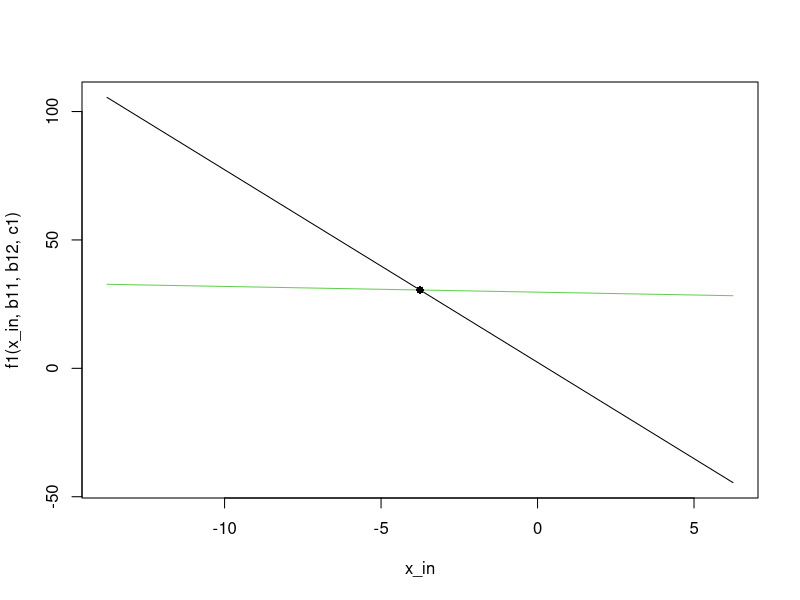

The R source for this figure:
n <- seq(1,44)
b11 <- sum(n)
b12 <- 3*44
b21 <- 5*44
b22 <- b11
c1 <- 7*44
c2 <- sum(n^2)

x <- (c1*b22 - b12*c2)/(b11*b22 - b12*b21)
y <- (b11*c2 - c1*b21)/(b11*b22 - b12*b21)

f1 <- function(x,b1,b2,c){(c-b1*x)/b2}

x_in <- seq(x-10,x+10,0.1)
plot(x_in,f1(x_in,b11,b12,c1),type="l")
lines(x_in,f1(x_in,b21,b22,c2),col=3)
points(x,y,pch=16)
